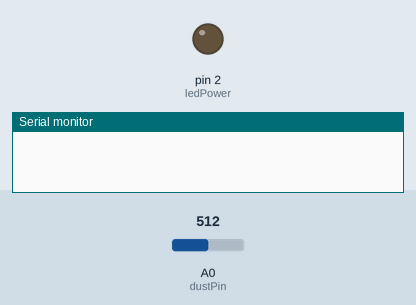
Recording of a sketch running on a simulated Arduino Uno, built with avr-gcc and run on an emulated ATmega328P. Parts: output pins drawn as LEDs (lit = HIGH), the last lines printed to the serial monitor. Inputs (shaded band) come from the test bench; at power-on: A0 (dustPin) = 512.

Above: at 0.1 s.
At 2.2 s:
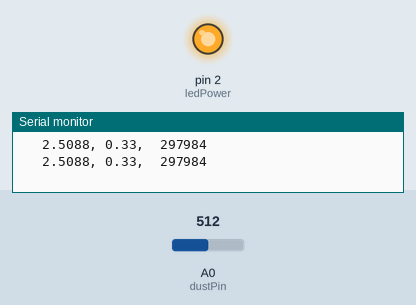
2.3 s: A0 (dustPin) set to 185
3.8 s: A0 (dustPin) set to 162
Timing chart, 0 to 6.8 s (numbered marks = the images above; inputs shaded):
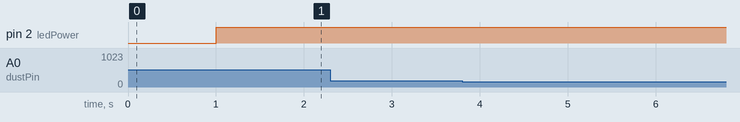

The sketch:

pm2_5.ino
```cpp
#include<SPI.h>
#include<stdlib.h>

int dustPin=0;
int ledPower=2;
int delayTime=280;
int delayTime2=40;
float offTime=9680;

int dustVal=0;
int i=0;
float ppm=0;
char s[32];
float voltage=0;
float dustdensity=0;
float ppmpercf=0;

void setup(){
Serial.begin(9600);
pinMode(ledPower,OUTPUT);

// give the ethernet module time to boot up:
delay(1000);

i=0;
ppm=0;
}

void loop(){
i=i+1;
digitalWrite(ledPower,LOW);// power on the LED
delayMicroseconds(delayTime);
dustVal=analogRead(dustPin);// read the dust value
ppm=ppm+dustVal;
delayMicroseconds(delayTime2);
digitalWrite(ledPower,HIGH);// turn the LED off
delayMicroseconds(offTime);

voltage=ppm/i*0.0049;
dustdensity=0.17*voltage-0.1;
ppmpercf=(voltage-0.0256)*120000;
if(ppmpercf<0)
ppmpercf=0;
if(dustdensity<0)
dustdensity=0;
if(dustdensity>0.5)
dustdensity=0.5;
String dataString="";
dataString+=dtostrf(voltage,9,4,s);
dataString+=",";
dataString+=dtostrf(dustdensity,5,2,s);
dataString+=",";
dataString+=dtostrf(ppmpercf,8,0,s);
i=0;
ppm=0;
Serial.println(dataString);
delay(1000);
}
```
